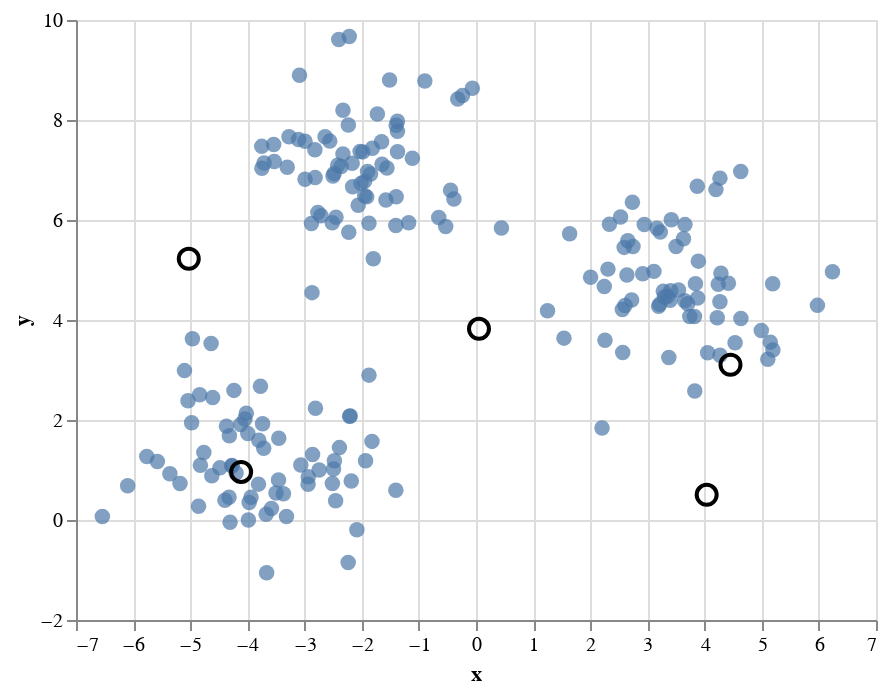

Here is the notebook cell this chart was saved with:
### Markdown cell above
Now we can also visualize not only our dataset but also the current centroids.

### Code cell
data_marks = alt.Chart(df).mark_circle(size=60).encode(
        x='x',
        y='y',
    ).interactive()

centroid_marks = alt.Chart(centroids).mark_point(size=100, opacity=1, color='black').encode(
        x='x',
        y='y',
    ).interactive()

data_marks + centroid_marks

### Figure 1 — Vega-Lite specification as saved in the notebook (floating-point values rounded to 4 significant figures; data arrays with more than 128 entries replaced by an {"elided": "..."} marker saying what was removed)
{"$schema": "https://vega.github.io/schema/vega-lite/v3.4.0.json", "config": {"mark": {"tooltip": null}, "view": {"height": 300, "width": 400}}, "datasets": {"data-43d329498703c807b7a836aff24e953b": {"elided": "200 records"}, "data-6ae30e1b1e8aecb09a82518d2ca84655": [{"x": -5.026, "y": 5.226}, {"x": 0.05224, "y": 3.824}, {"x": 4.037, "y": 0.503}, {"x": -4.11, "y": 0.961}, {"x": 4.454, "y": 3.105}]}, "layer": [{"data": {"name": "data-43d329498703c807b7a836aff24e953b"}, "encoding": {"x": {"field": "x", "type": "quantitative"}, "y": {"field": "y", "type": "quantitative"}}, "mark": {"size": 60, "type": "circle"}, "selection": {"selector025": {"bind": "scales", "encodings": ["x", "y"], "type": "interval"}}}, {"data": {"name": "data-6ae30e1b1e8aecb09a82518d2ca84655"}, "encoding": {"x": {"field": "x", "type": "quantitative"}, "y": {"field": "y", "type": "quantitative"}}, "mark": {"color": "black", "opacity": 1, "size": 100, "type": "point"}, "selection": {"selector026": {"bind": "scales", "encodings": ["x", "y"], "type": "interval"}}}]}
